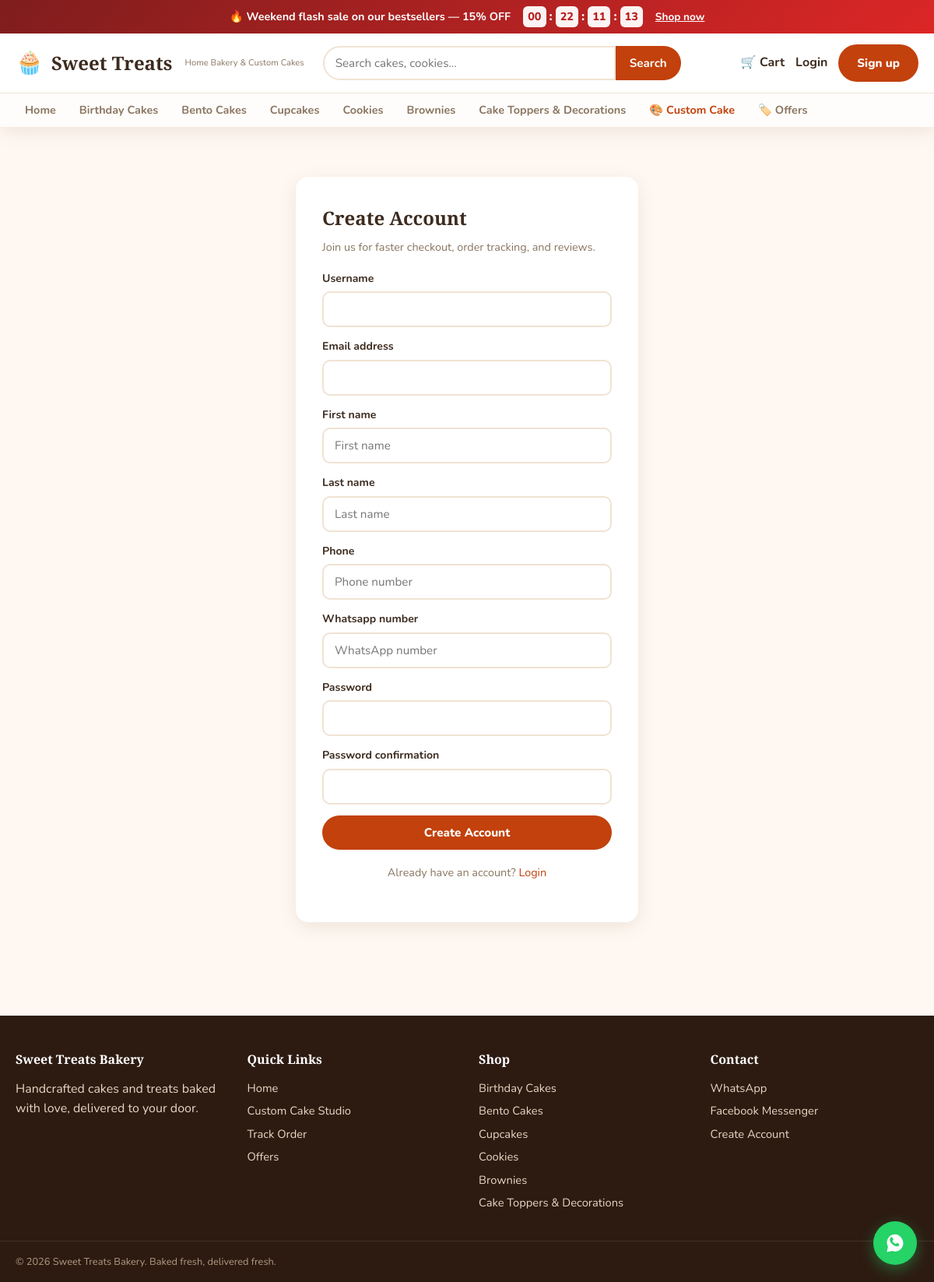
Page /accounts/register/ on the committed database.
### offers/models.py (models this page shows, shortened)
class CountdownOffer(models.Model):
    name = models.CharField(max_length=150)
    slug = models.SlugField(unique=True, blank=True)
    discount_percent = models.PositiveIntegerField(
        default=10, help_text="Discount percentage applied to opted-in products"
    )
    banner_message = models.CharField(max_length=250, blank=True)
    starts_at = models.DateTimeField()
    ends_at = models.DateTimeField()
    products = models.ManyToManyField(Product, blank=True, related_name="offers")
    is_active = models.BooleanField(default=True)
    created = models.DateTimeField(auto_now_add=True)
    class Meta:
        ordering = ["-starts_at"]
    @property
    def is_running(self):
        now = timezone.now()
        return self.is_active and self.starts_at <= now <= self.ends_at
    def get_absolute_url(self):
        return reverse("offers:detail", kwargs={"slug": self.slug})

### shop/models.py (models this page shows, shortened)
class Category(models.Model):
    name = models.CharField(max_length=100)
    slug = models.SlugField(unique=True, blank=True)
    description = models.TextField(blank=True)
    image = models.ImageField(upload_to="categories/", blank=True, null=True)
    sort_order = models.PositiveIntegerField(default=0)
    is_active = models.BooleanField(default=True)
    class Meta:
        verbose_name_plural = "categories"
        ordering = ["sort_order", "name"]
    def get_absolute_url(self):
        return reverse("shop:category_detail", kwargs={"slug": self.slug})

### accounts/views.py (the view, shortened to what this page needs)
# urls.py: path("register/", views.register, name="register"),
def register(request):
    if request.user.is_authenticated:
        return redirect("shop:home")
    form = CustomUserCreationForm(request.POST or None)
    context = {"form": form}
    return render(request, "accounts/register.html", context)

### accounts/forms.py (shortened to what this page needs)
class CustomUserCreationForm(UserCreationForm):
    first_name = forms.CharField(max_length=150, required=False, widget=forms.TextInput(attrs={"placeholder": "First name"}))
    last_name = forms.CharField(max_length=150, required=False, widget=forms.TextInput(attrs={"placeholder": "Last name"}))
    phone = forms.CharField(max_length=20, required=False, widget=forms.TextInput(attrs={"placeholder": "Phone number"}))
    whatsapp_number = forms.CharField(
        max_length=20, required=False, widget=forms.TextInput(attrs={"placeholder": "WhatsApp number"})
    )
    class Meta(UserCreationForm.Meta):
        model = CustomUser
        fields = ("username", "email", "first_name", "last_name", "phone", "whatsapp_number")

### accounts/context_processors.py (called while the page is built)
def site_settings(request):
    running_offer = CountdownOffer.objects.filter(is_active=True).order_by("-ends_at").first()
    running_offer = running_offer if running_offer and running_offer.is_running else None
    return {
        "whatsapp_number": settings.WHATSAPP_NUMBER,
        "messenger_url": settings.MESSENGER_PAGE_URL,
        "running_offer": running_offer,
    }

### cart/context_processors.py (called while the page is built)
def cart_count_processor(request):
    count = 0
    if request.user.is_authenticated:
        cart = Cart.objects.filter(user=request.user).first()
        if cart:
            count = cart.total_items
    elif request.session.session_key:
        key = request.session.session_key
        cart = Cart.objects.filter(session_key=key).first()
        if cart:
            count = cart.total_items
    return {"cart_count": count}

### shop/context_processors.py (called while the page is built)
def categories_processor(request):
    categories = Category.objects.filter(is_active=True).annotate(product_count=Count("products"))
    return {"nav_categories": categories}

### templates/accounts/register.html (shortened to what this page needs)
{% extends 'base.html' %}
{% block content %}
<section class="section auth-page">
  <div class="auth-card">
    <h1>Create Account</h1>
    <p>Join us for faster checkout, order tracking, and reviews.</p>
    <form method="post" novalidate>
      {% for field in form %}
      <div class="form-group{% if field.errors %} error{% endif %}">
        <label for="{{ field.id_for_label }}">{{ field.label }}</label>
        {{ field }}
      </div>
      {% endfor %}
      <button type="submit" class="btn btn-primary btn-block">Create Account</button>
    </form>
    <p class="auth-alt">Already have an account? <a href="{% url 'accounts:login' %}">Login</a></p>
  </div>
</section>
{% endblock %}

### templates/base.html (shortened to what this page needs)
{% load static %}
{% load humanize %}
<!DOCTYPE html>
<html lang="en">
<head>
  <link rel="stylesheet" href="{% static 'css/style.css' %}">
</head>
<body>
  {% if running_offer %}
  <div class="offer-banner" data-offer-end="{{ running_offer.ends_at|date:'c' }}">
    <div class="container offer-banner-inner">
      <span class="offer-banner-text">🔥 {{ running_offer.banner_message|default:running_offer.name }} — {{ running_offer.discount_percent }}% OFF</span>
      <div class="offer-countdown" id="offer-countdown">
        <span class="cd-box" data-unit="d">00</span><span class="cd-sep">:</span>
        <span class="cd-box" data-unit="h">00</span><span class="cd-sep">:</span>
        <span class="cd-box" data-unit="m">00</span><span class="cd-sep">:</span>
        <span class="cd-box" data-unit="s">00</span>
      </div>
      <a href="{{ running_offer.get_absolute_url }}" class="offer-banner-link">Shop now</a>
    </div>
  </div>
  {% endif %}
  <header class="site-header">
    <div class="container header-inner">
      <a href="{% url 'shop:home' %}" class="brand">
        <span class="brand-icon">🧁</span>
        <span class="brand-name">Sweet Treats</span>
        <span class="brand-tag">Home Bakery &amp; Custom Cakes</span>
      </a>
      <form action="{% url 'shop:search' %}" method="get" class="search-form">
        <input type="search" name="q" placeholder="Search cakes, cookies..." value="{{ query|default:'' }}">
        <button type="submit">Search</button>
      </form>
      <nav class="header-actions">
        <a href="{% url 'cart:detail' %}" class="action-link cart-link">
          <span class="cart-icon">🛒</span>
          Cart
        </a>
        {% if user.is_authenticated %}
        <div class="user-menu">
          <button class="action-link user-trigger">👤 {{ user.username }}</button>
          <div class="user-dropdown">
            <a href="{% url 'accounts:dashboard' %}">My Orders</a>
            <a href="{% url 'accounts:profile' %}">Profile</a>
            <a href="{% url 'orders:list' %}">Order History</a>
            <form method="post" action="{% url 'accounts:logout' %}">{% csrf_token %}<button type="submit">Logout</button></form>
          </div>
        </div>
        {% else %}
        <a href="{% url 'accounts:login' %}" class="action-link">Login</a>
        <a href="{% url 'accounts:register' %}" class="btn btn-primary">Sign up</a>
        {% endif %}
      </nav>
    </div>
    <nav class="category-nav">
      <div class="container">
        <a href="{% url 'shop:home' %}">Home</a>
        {% for cat in nav_categories %}
        <a href="{{ cat.get_absolute_url }}">{{ cat.name }}</a>
        {% endfor %}
        <a href="{% url 'orders:custom_cake' %}" class="nav-highlight">🎨 Custom Cake</a>
        <a href="{% url 'offers:list' %}">🏷️ Offers</a>
      </div>
    </nav>
  </header>
  <main class="main">
    <div class="container">
      {% block content %}{% endblock %}
    </div>
  </main>
  <footer class="site-footer">
    <div class="container footer-grid">
      <div>
        <h4>Sweet Treats Bakery</h4>
        <p>Handcrafted cakes and treats baked with love, delivered to your door.</p>
      </div>
      <div>
        <h4>Quick Links</h4>
        <a href="{% url 'shop:home' %}">Home</a>
        <a href="{% url 'orders:custom_cake' %}">Custom Cake Studio</a>
        <a href="{% url 'orders:list' %}">Track Order</a>
        <a href="{% url 'offers:list' %}">Offers</a>
      </div>
      <div>
        <h4>Shop</h4>
        {% for cat in nav_categories %}
        <a href="{{ cat.get_absolute_url }}">{{ cat.name }}</a>
        {% endfor %}
      </div>
      <div>
        <h4>Contact</h4>
        <a href="https://wa.me/{{ whatsapp_number|default:'1234567890' }}" target="_blank" rel="noopener">WhatsApp</a>
        <a href="{{ messenger_url|default:'#' }}">Facebook Messenger</a>
        <a href="{% url 'accounts:register' %}">Create Account</a>
      </div>
    </div>
    <div class="container footer-bottom">
      <p>&copy; {% now "Y" %} Sweet Treats Bakery. Baked fresh, delivered fresh.</p>
    </div>
  </footer>
  <a href="https://wa.me/{{ whatsapp_number|default:'1234567890' }}" target="_blank" rel="noopener" class="whatsapp-float" aria-label="Chat on WhatsApp">
  </a>
</body>
</html>

### rows in the picture
CountdownOffer: banner_message "Weekend flash sale on our bestsellers", discount_percent "15"
Category: name "Birthday Cakes"
Category: name "Bento Cakes"
Category: name "Cupcakes"
Category: name "Cookies"
Category: name "Brownies"
Category: name "Cake Toppers & Decorations"

### other values in the picture
{{ field.label }} "Username" "Email address" "First name" "Last name" "Phone" "Whatsapp number" "Password" "Password confirmation"
